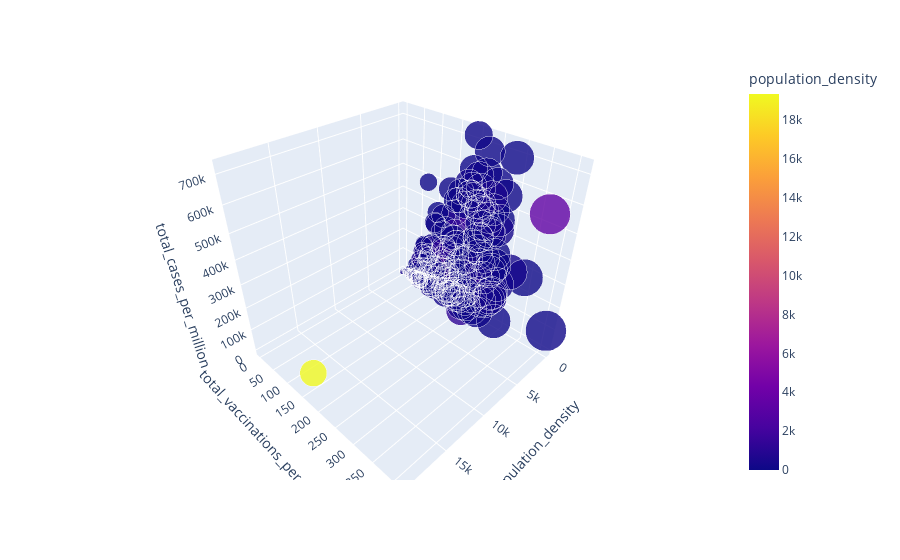

This figure's notebook cell:
### Code cell
fig = px.scatter_3d(last_row_subset, x="population_density", y="total_vaccinations_per_hundred", z='total_cases_per_million', color="population_density", size='total_vaccinations_per_hundred', size_max=40, opacity=0.8)
fig.show()

### Figure 1 — Plotly figure (JSON) as saved in the notebook; plotly's stock layout.template omitted (floating-point values rounded to 4 significant figures; data arrays with more than 128 entries replaced by an {"elided": "..."} marker saying what was removed)
{"data": [{"hovertemplate": "population_density=%{marker.color}<br>total_vaccinations_per_hundred=%{marker.size}<br>total_cases_per_million=%{z}<extra></extra>", "legendgroup": "", "marker": {"color": {"elided": "208 float values"}, "coloraxis": "coloraxis", "opacity": 0.8, "size": {"elided": "208 float values"}, "sizemode": "area", "sizeref": 0.2558, "symbol": "circle"}, "mode": "markers", "name": "", "scene": "scene", "showlegend": false, "type": "scatter3d", "x": {"elided": "208 float values"}, "y": {"elided": "208 float values"}, "z": {"elided": "208 float values"}}], "layout": {"coloraxis": {"colorbar": {"title": {"text": "population_density"}}, "colorscale": [[0, "#0d0887"], [0.1111, "#46039f"], [0.2222, "#7201a8"], [0.3333, "#9c179e"], [0.4444, "#bd3786"], [0.5556, "#d8576b"], [0.6667, "#ed7953"], [0.7778, "#fb9f3a"], [0.8889, "#fdca26"], [1, "#f0f921"]]}, "legend": {"itemsizing": "constant", "tracegroupgap": 0}, "margin": {"t": 60}, "scene": {"domain": {"x": [0, 1], "y": [0, 1]}, "xaxis": {"title": {"text": "population_density"}}, "yaxis": {"title": {"text": "total_vaccinations_per_hundred"}}, "zaxis": {"title": {"text": "total_cases_per_million"}}}}}
